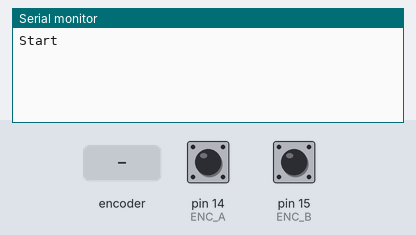
Simulated run of this sketch. Board: Arduino Uno, built with avr-gcc and run on an emulated ATmega328P. Shown: the last lines printed to the serial monitor. Inputs (shaded band) come from the test bench; at power-on: pin 14 (ENC_A) HIGH, pin 15 (ENC_B) HIGH.

Above: at 1.2 s.
1.3 s: rotary encoder on pin 14 (ENC_A) / pin 15 (ENC_B) turned 1 step (first pin leading)
At 1.7 s:
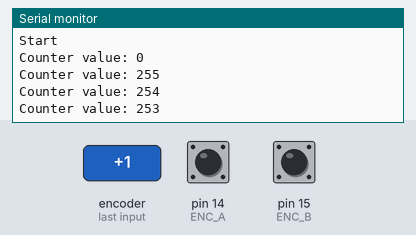
3.0 s: rotary encoder on pin 14 (ENC_A) / pin 15 (ENC_B) turned 1 step (first pin leading)
At 4.2 s:
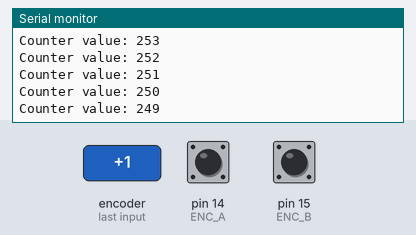
Timing chart, 0 to 6.0 s (numbered marks = the images above; inputs shaded):
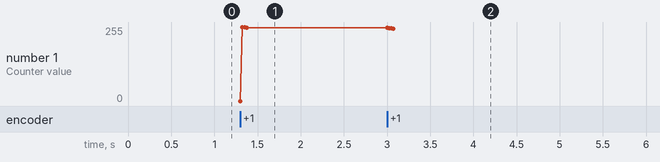

Measured:
- after the input at 1.3 s, the serial monitor: prints a new line at once (image 1)
- after the input at 3.0 s, the serial monitor: prints a new line at once (image 2)
- plotted number 1: 253 → 249 after the input at 3.0 s

The sketch:

stepSequencer_Encoder.ino
```cpp
/* Rotary encoder read example */
#define ENC_A 14
#define ENC_B 15
#define ENC_PORT PINC

static uint8_t counter = 0;

void setup()
{
  /* Setup encoder pins as inputs */
  pinMode(ENC_A, INPUT);
  digitalWrite(ENC_A, HIGH);
  pinMode(ENC_B, INPUT);
  digitalWrite(ENC_B, HIGH);
  Serial.begin (115200);
  Serial.println("Start");
}

void loop()
{
       //this variable will be changed by encoder input
 int8_t tmpdata;
 /**/
  tmpdata = read_encoder();
  if( tmpdata ) {
    Serial.print("Counter value: ");
    Serial.println(counter, DEC);
    counter += tmpdata;
  }
}

/* returns change in encoder state (-1,0,1) */
int8_t read_encoder()
{
  static int8_t enc_states[] = {0,-1,1,0,1,0,0,-1,-1,0,0,1,0,1,-1,0};
  static uint8_t old_AB = 0;
  /**/
  old_AB <<= 2;                   //remember previous state
  old_AB |= ( ENC_PORT & 0x03 );  //add current state
  return ( enc_states[( old_AB & 0x0f )]);
}
```
